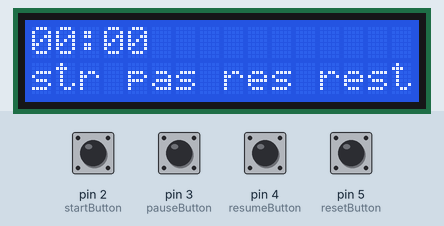
Bench run of a sketch on a simulated Arduino Uno, built with avr-gcc and run on an emulated ATmega328P. Parts: 16×2 character LCD. Inputs (shaded band) come from the test bench; at power-on: pin 2 (startButton), pin 3 (pauseButton), pin 4 (resumeButton), pin 5 (resetButton) LOW.

Above: at 1.2 s.
1.3 s: pin 2 (startButton) pulled HIGH for 0.15 s
At 3.1 s:
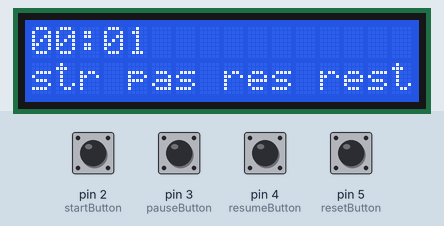
4.4 s: pin 3 (pauseButton) pulled HIGH for 1 s
At 4.4 s:
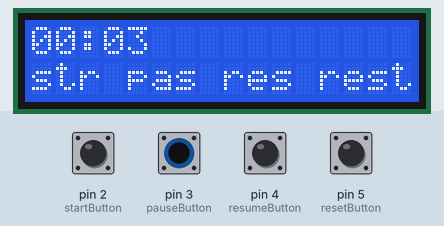
Timing chart, 0 to 7.4 s (numbered marks = the images above; inputs shaded):
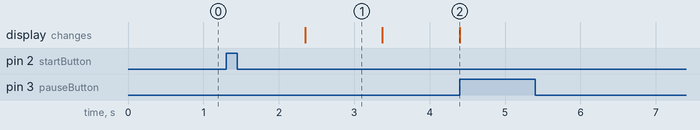

Measured:
- after the input at 1.3 s, the display: changes after 1.0 s (image 1)
- after the input at 4.4 s, every drawn part: stays the same
- what the display in image 1 shows lasts 1.1 s, from 2.3 s to 3.4 s

The sketch:

stopwatch_extend.ino
```cpp
#include <Wire.h>
#include <LCD.h>
#include <LiquidCrystal_I2C.h>

#define I2C_ADDR    0x3F
#define  LED_OFF  0
#define  LED_ON  1
LiquidCrystal_I2C lcd(I2C_ADDR, 4, 5, 6, 0, 1, 2, 3, 7, NEGATIVE);
const int  startButton = 2;
const int  pauseButton = 3;
const int  resumeButton = 4;
const int  resetButton = 5;
bool startScreen = true;
int seconds = 0;
int minutes = 0;
char buf[50];

void setup()
{
  lcd.begin (16,2);
  lcd.setBacklight(LED_ON);
  pinMode(startButton, INPUT);
  pinMode(pauseButton, INPUT);
  Serial.begin(9600);
}

void loop()
{
  if(startScreen){
    lcd.setCursor(0,0);
    lcd.print("00:00");
    lcd.setCursor(0,1);
    lcd.print("str pas res rest");
    startScreen = false;
  }
  if((digitalRead(startButton)) == HIGH) startTimer();
}

int startTimer(){
  startScreen = true;
  lcd.setCursor(0,0);
  minutes = 0;
  seconds = 0;
  while(1){
    if((digitalRead(pauseButton)) == HIGH){
      while(1){
        if((digitalRead(resumeButton)) == HIGH) break;
        if((digitalRead(resetButton)) == HIGH) return 0;
      }
    }
    if((digitalRead(resetButton)) == HIGH)return 0;
    lcd.clear();
    lcd.setCursor(0,0);
    sprintf(buf, "%0.2d:%0.2d",minutes, seconds);
    lcd.print(buf);
    lcd.setCursor(0,1);
    lcd.print("str pas res rest");
    seconds++;
    delay(1000);
    if(seconds == 59){
      minutes++;
      seconds = 0;
    }
  }
}
```
